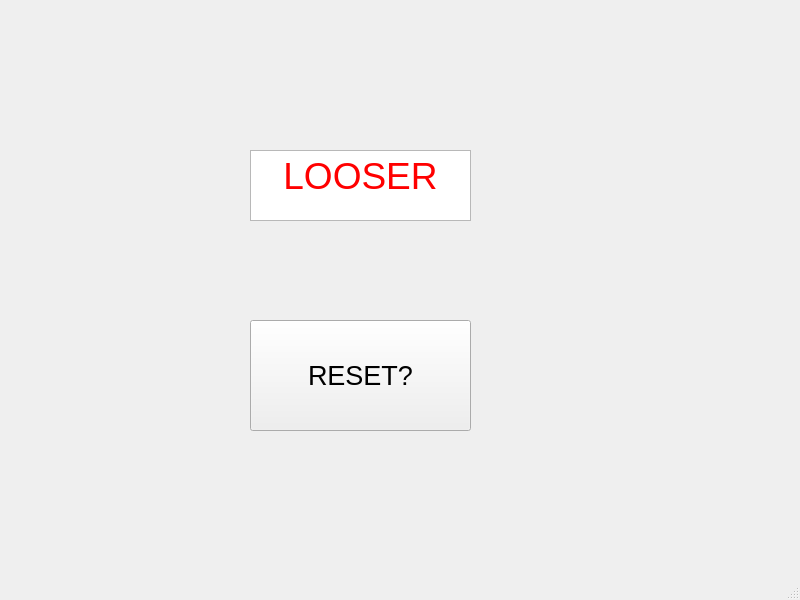
<?xml version="1.0" encoding="UTF-8"?>
<ui version="4.0">
 <class>MainWindow</class>
 <widget class="QMainWindow" name="MainWindow">
  <property name="geometry">
   <rect>
    <x>0</x>
    <y>0</y>
    <width>800</width>
    <height>600</height>
   </rect>
  </property>
  <property name="windowTitle">
   <string>MainWindow</string>
  </property>
  <widget class="QWidget" name="centralwidget">
   <widget class="QPushButton" name="pushButton">
    <property name="geometry">
     <rect>
      <x>250</x>
      <y>320</y>
      <width>221</width>
      <height>111</height>
     </rect>
    </property>
    <property name="font">
     <font>
      <pointsize>20</pointsize>
     </font>
    </property>
    <property name="text">
     <string>RESET?</string>
    </property>
   </widget>
   <widget class="QTextEdit" name="textEdit">
    <property name="geometry">
     <rect>
      <x>250</x>
      <y>150</y>
      <width>221</width>
      <height>71</height>
     </rect>
    </property>
    <property name="html">
     <string>&lt;!DOCTYPE HTML PUBLIC &quot;-//W3C//DTD HTML 4.0//EN&quot; &quot;http://www.w3.org/TR/REC-html40/strict.dtd&quot;&gt;
&lt;html&gt;&lt;head&gt;&lt;meta name=&quot;qrichtext&quot; content=&quot;1&quot; /&gt;&lt;style type=&quot;text/css&quot;&gt;
p, li { white-space: pre-wrap; }
&lt;/style&gt;&lt;/head&gt;&lt;body style=&quot; font-family:'MS Shell Dlg 2'; font-size:8.25pt; font-weight:400; font-style:normal;&quot;&gt;
&lt;p align=&quot;center&quot; style=&quot; margin-top:0px; margin-bottom:0px; margin-left:0px; margin-right:0px; -qt-block-indent:0; text-indent:0px;&quot;&gt;&lt;span style=&quot; font-size:28pt; color:#ff0000;&quot;&gt;LOOSER&lt;/span&gt;&lt;/p&gt;&lt;/body&gt;&lt;/html&gt;</string>
    </property>
   </widget>
  </widget>
  <widget class="QMenuBar" name="menubar">
   <property name="geometry">
    <rect>
     <x>0</x>
     <y>0</y>
     <width>800</width>
     <height>21</height>
    </rect>
   </property>
  </widget>
  <widget class="QStatusBar" name="statusbar"/>
 </widget>
 <resources/>
 <connections/>
</ui>
